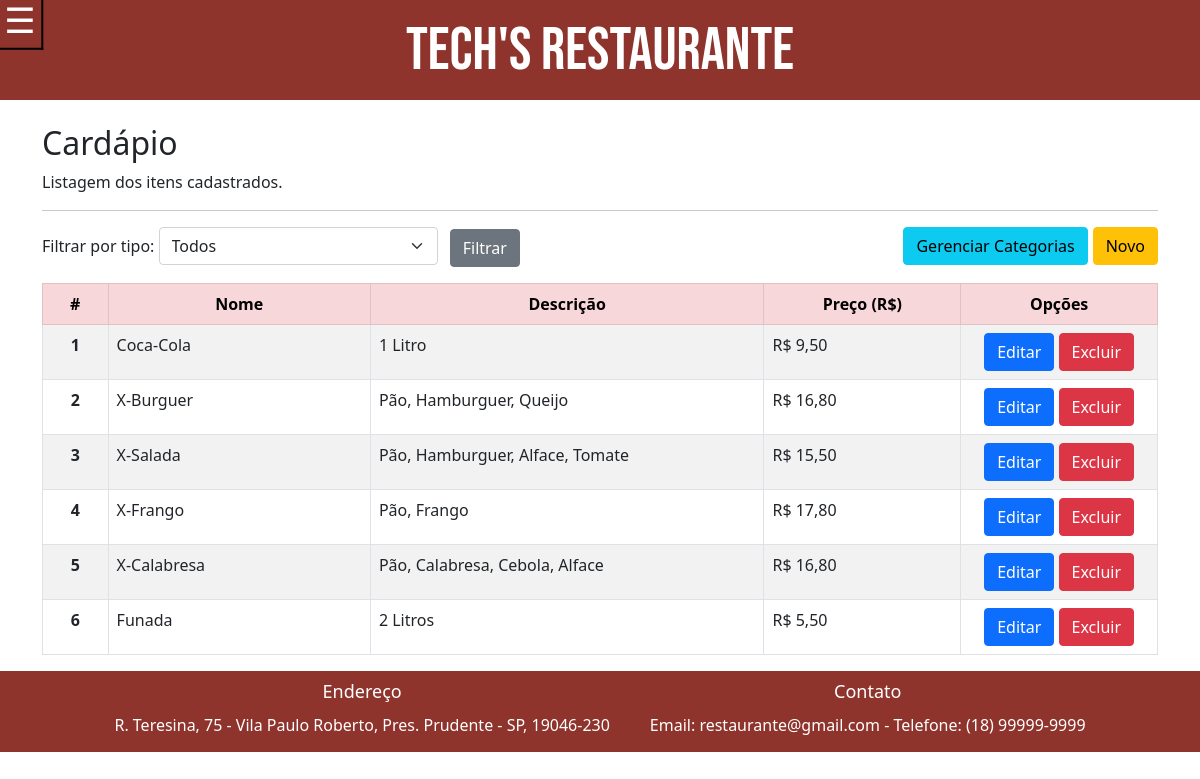
Page /cardapio.php on the committed database.
### tables this page shows
CREATE TABLE `opcoes_cardapio` (
  `idOpcaoCardapio` int(11) NOT NULL,
  `nomeOpcaoCardapio` varchar(50) DEFAULT NULL,
  `idTipoOpcoesCardapio` int(11) NOT NULL,
  `descricao` varchar(50) DEFAULT NULL,
  `preco` double DEFAULT NULL
);

### cardapio.php (the view, shortened to what this page needs)
<?php
require("header.php");
require_once('connection.php');
if (isset($_POST['filtro'])) {
  $filtro = $_POST['filtro'];
  if ($filtro != "0") {
    $mysql_query = "SELECT * FROM opcoes_cardapio WHERE idTipoOpcoesCardapio = $filtro ORDER BY idOpcaoCardapio";
  } else {
    $mysql_query = "SELECT * FROM opcoes_cardapio ORDER BY idOpcaoCardapio";
  }
} else {
  $mysql_query = "SELECT * FROM opcoes_cardapio ORDER BY idOpcaoCardapio";
}
$result = $conn->query($mysql_query);
?>
<head>
</head>
<div class="container">
  <br>
  <h2>Cardápio</h2>
  <p>Listagem dos itens cadastrados.</p>
  <hr>
  <form method="post" class="mb-3">
    <div class="form-group">
      <label for="filtro">Filtrar por tipo:</label>
      <select name="filtro" id="filtro" class="form-select w-25 d-inline-block">
        <option value="0">Todos</option>
      </select>
      <input type="submit" class="btn btn-secondary ms-2 d-inline-block" value="Filtrar">
      <a href="insert-cardapio.php" class="btn btn-warning d-inline-block float-end">Novo</a>
      <a href="tipo_opcao.php" class="btn btn-info  d-inline-block float-end" style="margin-right: 5px;">Gerenciar Categorias</a>
    </div>
  </form>
  <table class="table table-striped table-bordered table-hover">
    <thead>
      <tr class="table-danger" style="text-align:center">
        <th scope="col" style="width: 5%;">#</th>
        <th scope="col" style="width: 20%">Nome</th>
        <th scope="col" style="width: 30%;">Descrição</th>
        <th scope="col" style="width: 15%;">Preço (R$)</th>
        <th scope="col" style="width: 15%;">Opções</th>
      </tr>
    </thead>
    <tbody>
      <?php while ($data = mysqli_fetch_array($result)) { ?>
        <tr>
          <th scope="row" style="text-align:center"><?php echo $data['idOpcaoCardapio']; ?></th>
          <td><?php echo $data['nomeOpcaoCardapio']; ?></td>
          <td><?php echo $data['descricao']; ?></td>
          <td><?php echo "R$ " . number_format($data['preco'], 2, ',', '.'); ?></td>
          <td style="text-align:center">
          <a href="update-item.php?idOpcaoCardapio=<?php echo $data['idOpcaoCardapio']; ?> "type="button" class="btn btn-primary">Editar</a>
          <a href="delete-item.php?idOpcaoCardapio=<?php echo $data['idOpcaoCardapio']; ?>" button type="button" class="btn btn-danger">Excluir</a>
          </td>
        </tr>
      <?php } ?>
    </tbody>
  </table>
</div>
<?php require("footer.php"); ?>

### rows in the picture
opcoes_cardapio: idOpcaoCardapio "1", nomeOpcaoCardapio "Coca-Cola", descricao "1 Litro", preco "9,50"
opcoes_cardapio: idOpcaoCardapio "2", nomeOpcaoCardapio "X-Burguer", descricao "Pão, Hamburguer, Queijo", preco "16,80"
opcoes_cardapio: idOpcaoCardapio "3", nomeOpcaoCardapio "X-Salada", descricao "Pão, Hamburguer, Alface, Tomate", preco "15,50"
opcoes_cardapio: idOpcaoCardapio "4", nomeOpcaoCardapio "X-Frango", descricao "Pão, Frango", preco "17,80"
opcoes_cardapio: idOpcaoCardapio "5", nomeOpcaoCardapio "X-Calabresa", descricao "Pão, Calabresa, Cebola, Alface", preco "16,80"
opcoes_cardapio: idOpcaoCardapio "6", nomeOpcaoCardapio "Funada", descricao "2 Litros", preco "5,50"
